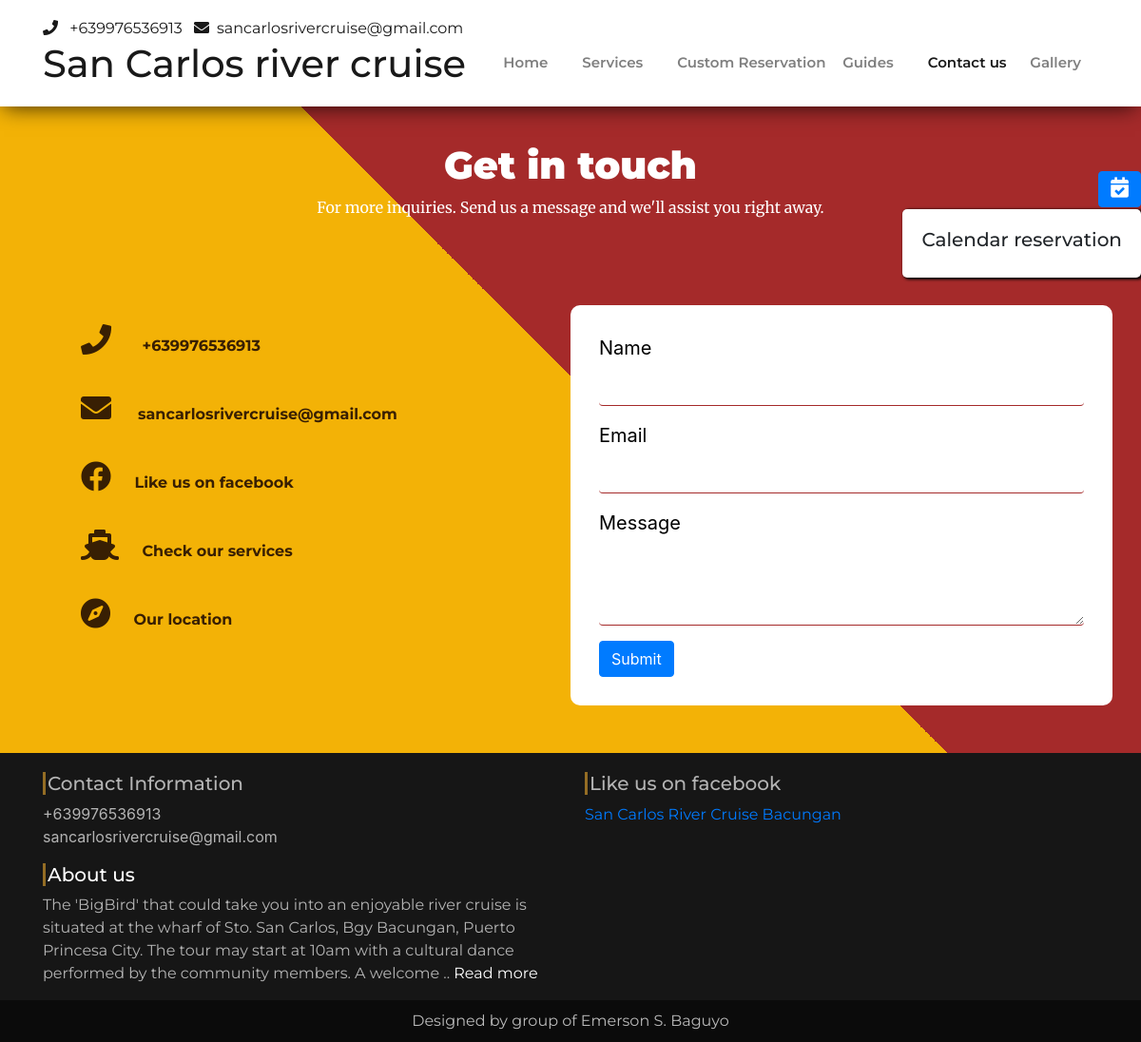
Screenshot of /contactUs.php with the database file from the repository.
### tables this page shows
CREATE TABLE `admin_profile` (
  `id` int(11) NOT NULL,
  `username` varchar(255) NOT NULL,
  `password` varchar(255) NOT NULL,
  `contact_number` bigint(11) NOT NULL,
  `email` varchar(64) NOT NULL
);

CREATE TABLE `about_page` (
  `id` int(11) NOT NULL,
  `history_caption` varchar(255) NOT NULL,
  `history_heading` varchar(255) NOT NULL,
  `history_description` text NOT NULL,
  `history_image` varchar(255) NOT NULL,
  `project_founder_heading` varchar(255) NOT NULL,
  `project_founder_description` text NOT NULL,
  `project_founder_image` varchar(255) NOT NULL
);

### contactUs.php (the view, shortened to what this page needs)
<?php require_once "includes/header.php" ?>
        <?php require_once "includes/navigation.php" ?>
        <div class="contact-wrapper" id="contact">
            <div class="contact-title">
                <div class="container">
                    <div class="services-caption">
                        <h1>Get in touch</h1>
                    <p class="text-center caption">For more inquiries. Send us a message and we'll assist you right away.  </p>
                    </div>
                </div>
            </div>
            <div class="contact-block">
                <div class="container">
                    <div class="row">
                        <div class="col-lg-6">
                            <div class="contact-icons">
                                <div class="row">
                                    <a href="#" class="col-lg-12 col-md-6">
                                        <div>
                                            <span>
                                            <?= isset($row_info['contact_number']) ? "<i class='fas fa-phone mr-2'></i> +".$row_info['contact_number']."   " :"" ?>
                                            </span>
                                        </div>
                                    </a>
                                    <a href="#" class="col-lg-12 col-md-6">
                                        <div>
                                            <span>
                                            <?= isset($row_info['email']) ? "<i class='fas fa-envelope mr-2'></i>". $row_info['email'] ."" :"" ?>
                                            </span>
                                        </div>
                                    </a>
                                    <a href="#footer" class="col-lg-12 col-md-6">
                                        <div>
                                            <i class="fab fa-facebook"></i>
                                            <span>
                                                Like us on facebook
                                            </span>
                                        </div>
                                    </a>
                                    <a href="services.html" class="col-lg-12 col-md-6">
                                        <div>
                                            <i class="fas fa-ship"></i>
                                            <span>
                                                Check our services
                                            </span>
                                        </div>
                                    </a>
                                    <a href="about.html#location" class="col-lg-12">
                                        <div>
                                            <i class="fas fa-compass"></i>
                                            <span>
                                                Our location
                                            </span>
                                        </div>
                                    </a>
                                </div>
                            </div>
                        </div>
                        <div class="col-lg-6 form-container">
                            <form method="post" action="" class="contactForm">
                                <div class="form-group">
                                    <label for="my-input">Name</label>
                                    <input id="" class="form-control" type="text" name="contact_name" onkeypress="return (event.charCode > 64 && event.charCode < 91) || (event.charCode > 96 && event.charCode < 123) || (event.charCode==32)">
                                </div>
                                <div class="form-group">
                                    <label for="my-input">Email</label>
                                    <input id="" class="form-control" type="email" name="contact_email">
                                </div>
                                <div class="form-group">
                                    <label for="my-textarea">Message</label>
                                    <textarea id="" class="form-control" name="contact_message" rows="3" cols="30"></textarea>
                                </div>
                                <button type="submit" class="btn btn-primary" id="">Submit</button>
                            </form>
                        </div>
                    </div>
                </div>
            </div>
        </div>
        <?php require_once "includes/footer.php" ?>

### includes/navigation.php (shortened to what this page needs)
<?php
      $page_name = basename($_SERVER['PHP_SELF']);
      $get_info_stmt = $connection->query("SELECT contact_number, email FROM admin_profile");
      $row_info = $get_info_stmt->fetch_assoc();
?>
<nav class="navbar navbar-expand-lg <?= ($page_name == "index.php" || $page_name == "") ? "navbar-dark" : "navbar-light"?>  fixed-top " id="<?= ($page_name == "index.php") ? "navbar" : "special_navbar"?>">
            <div class="container">
                <a class="navbar-brand" href="index.html">
                <?= isset($row_info['contact_number']) ? "<small class='mr-2'><i class='fas fa-phone mr-2'></i> +".$row_info['contact_number']."   </small>" :"" ?>
                <?= isset($row_info['contact_number']) ? "<small class='mr-2'><i class='fas fa-envelope mr-2'></i>". $row_info['email'] ."</small>" :"" ?>
                    <h1>San Carlos river cruise</h1>
                </a>
            <div id="my-nav" class="collapse navbar-collapse">
                <ul class="navbar-nav mx-auto " style="font-size: 15px;">
                    <li class="nav-item">
                        <a href="index.php" class="nav-link">Home</a>
                    </li>
                    <li class="nav-item">
                        <a href="services.php" class="nav-link <?= ($page_name == "services.php") ? "active" : ''?> ">Services</a>
                    </li>
                    <li class="nav-item">
                        <a href="custom_reservation.php" class="nav-link <?= ($page_name == "custom_reservation.php") ? "active" : ''?> ">Custom Reservation</a>
                    </li>
                    <li class="nav-item">
                        <a href="guides.php" class="nav-link <?= ($page_name == "guides.php") ? "active" : ''?> ">Guides</a>
                    </li>
                    <li class="nav-item">
                        <a href="contactUs.php" class="nav-link <?= ($page_name == "contactUs.php") ? "active" : ''?> ">Contact us</a>
                    </li>
                    <li class="nav-item">
                        <a href="gallery.php" class="nav-link <?= ($page_name == "gallery.php") ? "active" : ''?> ">Gallery</a>
                    </li>
                </ul>
            </div>
            </div>
        </nav>

### includes/footer.php (shortened to what this page needs)
<div class="footer-widgets">
            <div class="container">
                <div class="row">
                    <div class="col-lg-6">
                        <h5>Contact Information</h5>
                        <ul class="list-unstyled">
                            <?= isset($row_info['contact_number']) ? "<li> +". $row_info['contact_number'] ."</li>" : ""?>
                            <?= isset($row_info['email']) ? "<li> ". $row_info['email'] ."</li>" : ""?>
                        </ul>
                        <h5>
                            <a href="about.html" class="text-white">About us</a>
                            <?php
                                $get_history_stmt = $connection->query("SELECT history_description FROM about_page WHERE id = 1");
                                $history = $get_history_stmt->fetch_assoc();
                            ?>
                        </h5>
                        <p> <?= substr( $history['history_description'], 0, 250) ?>
                            .. <a href="about.php" class="text-white"> Read more</a>
                        </p>
                    </div>
                    <div class="col-lg-6">
                        <h5>Like us on facebook</h5>
                        <div class="fb-page" data-href="https://www.facebook.com/SanCarlosRiverCruiseCBST" data-tabs="timeline" data-width="500" data-height="350" data-small-header="false" data-adapt-container-width="true" data-hide-cover="false" data-show-facepile="true"><blockquote cite="https://www.facebook.com/SanCarlosRiverCruiseCBST" class="fb-xfbml-parse-ignore"><a href="https://www.facebook.com/SanCarlosRiverCruiseCBST">San Carlos River Cruise Bacungan</a></blockquote></div>
                    </div>
                </div>
            </div>
        </div>
        <div class="footer">
            <p>Designed by group of Emerson S. Baguyo</p>
        </div>
    </body>
</html>

### css/main.css (style rules this page uses)
h1,h2,h3,h4,h5,h6,a,p { font-family: "Montserrat", sans-serif; }
.caption { font-family: "Merriweather", serif; }
* { margin: 0; padding: 0; box-sizing: border-box; }
.navbar-nav .nav-item .nav-link { font-weight: 600; margin: 0 10px; width: 100%; }
#my-nav { padding-top:20px; }
.footer-widgets { background-color: rgb(22, 22, 22); color: rgba(255, 255, 255, 0.679); margin-top: 100px; padding-top: 20px; }
.footer-widgets h5 { border-left: 3px solid #946d24; padding-left: 2px; }
.footer { background-color: rgb(11, 11, 11); padding: 10px; text-align: center; }
.footer p { margin: 0; color: #BABABA; }
#special_navbar { box-shadow: -1px 6px 21px -5px rgba(0,0,0,0.75); background: white; }
#contact.contact-wrapper { background: linear-gradient(45deg, #F3B206 50%, #A52A2A 50%); }
.contact-title { color: white; background-position: center; background-size: 100% 100%; padding: 50px; text-align: center; }
.contact-title h1 { margin-top: 100px; font-weight: 900; }
.contact-block { padding: 25px 0 50px; margin-bottom: -100px; }
.contact-block .contact-icons i { margin-left: 20px; font-size: 2rem; color:#381f03; padding: 20px; }
.contact-wrapper .form-container { background-color: white; padding: 30px; border-radius: 10px; }
.form-container input, .form-container textarea { border: none; border-bottom: 1px solid #A52A2A; outline: none; }
.contact-icons a { color:#381f03; font-weight: 700; }
.contact-block label { color: black; font-size: 20px; }

### rows the page displays
admin_profile: contact_number "639976536913", email "sancarlosrivercruise@gmail.com"
about_page: history_description "The 'BigBird' that could take you into an enjoyable river cruise is situated at the wharf of Sto. San Carlos, Bgy Bacungan, Puerto Princesa City. The tour may start at 10am with a cultural dance performed by the community members. A welcome"
